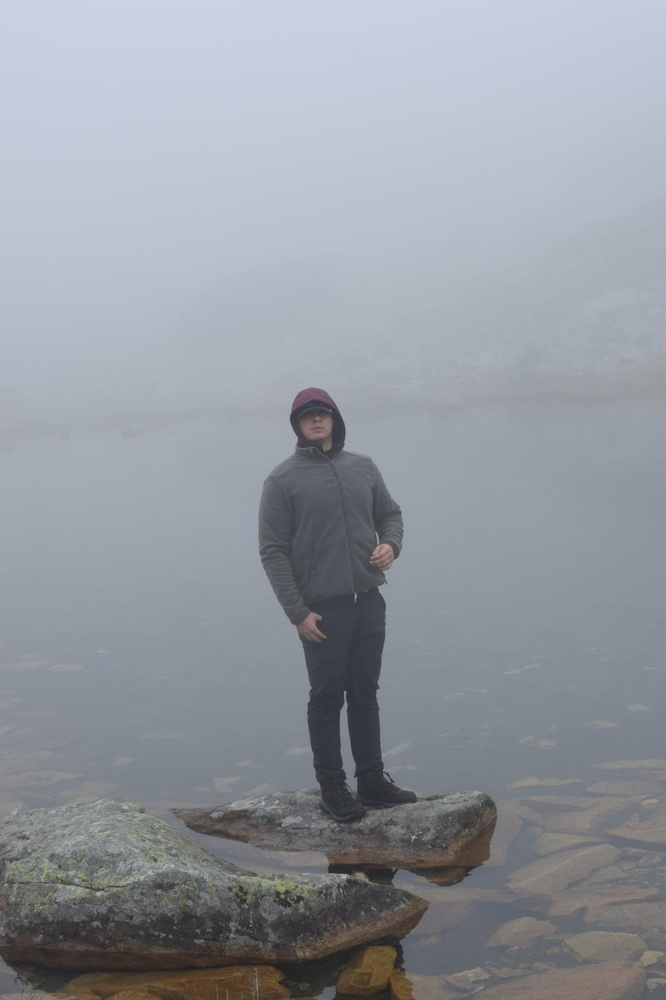
#> input picture test/haze_img1.jpg, 666 x 1000 px, shrunk from 1066 x 1600 before the run
$ python sar_img_gen.py ../test out
#> lines starting #> are read from the running program, lines starting #| are printed output that depends on the picture
import os
import argparse
from PIL import Image, ImageFilter
import numpy as np

"""
Generate a synthetic SAR-like image from an RGB image by converting to grayscale and adding noise.
"""
def generate_sar_image(input_path, output_path, noise_level=25):
#> called with input_path = '../test/haze_img1.jpg', output_path = 'out/./haze_img1.jpg', noise_level = 25
    try:
        print(f"Opening image: {input_path}")
        with Image.open(input_path) as img:
            # Convert to grayscale to simulate SAR
#> img is the input picture: PIL image 666x1000 RGB; mean R, G, B 147, 152.2, 160
            sar_img = img.convert('L')
            # Convert to numpy array for noise addition
            sar_np = np.array(sar_img).astype(np.float32)
            # Add Gaussian noise
            noise = np.random.normal(0, noise_level, sar_np.shape)
            sar_np_noisy = sar_np + noise
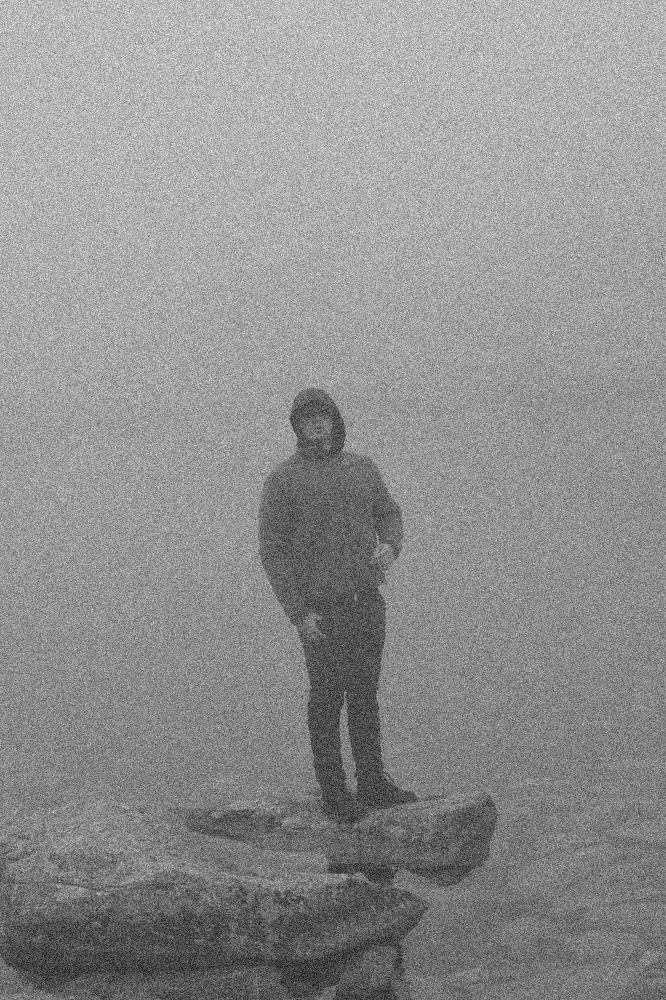
#> sar_np_noisy: shape (1000, 666) float64; min -53.33, max 308, mean 151.6; drawn with min black and max white
            sar_np_noisy = np.clip(sar_np_noisy, 0, 255).astype(np.uint8)
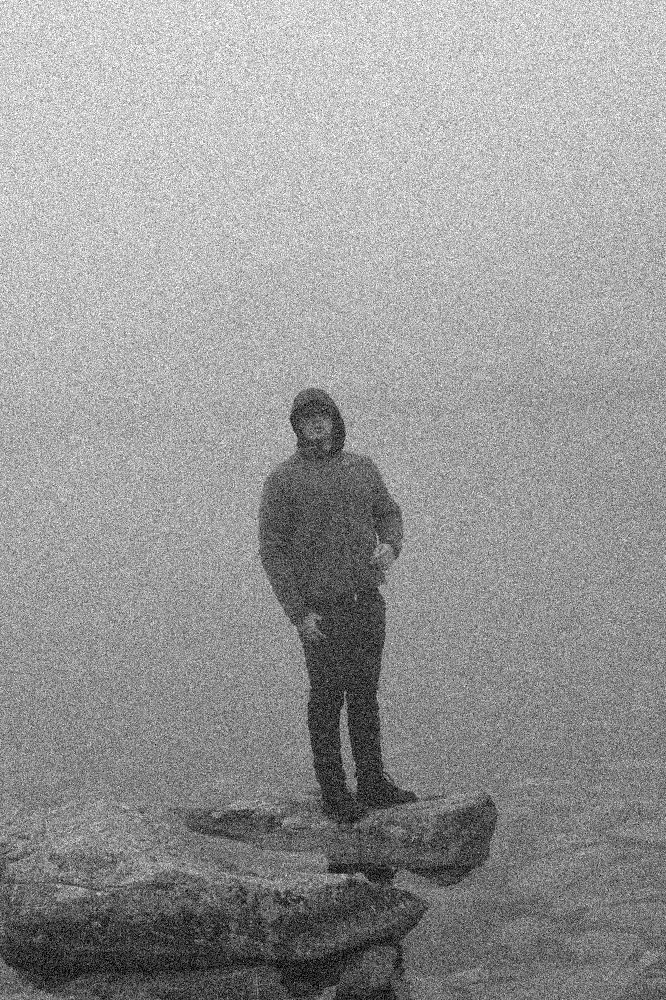
#> sar_np_noisy: shape (1000, 666); min 0, max 255, mean 151.1
            # Convert back to PIL Image
            sar_img_noisy = Image.fromarray(sar_np_noisy)
            # Optionally apply a filter to simulate SAR texture
            sar_img_noisy = sar_img_noisy.filter(ImageFilter.GaussianBlur(radius=1))
            sar_img_noisy.save(output_path)
            print(f"SAR image saved: {output_path}")
    except Exception as e:
        print(f"Error processing {input_path}: {e}")

"""
Process all images in a directory, generating SAR images for each.
"""
def process_directory(input_dir, output_dir, noise_level=25, extensions=None):
    if not os.path.exists(input_dir):
        print(f"Input directory does not exist: {input_dir}")
        return

    if extensions is None:
        extensions = ['.jpg', '.jpeg', '.png', '.bmp', '.tiff']

    os.makedirs(output_dir, exist_ok=True)
    print(f"Processing directory: {input_dir}")

    for root, _, files in os.walk(input_dir):
        rel_path = os.path.relpath(root, input_dir)
        target_dir = os.path.join(output_dir, rel_path)
        os.makedirs(target_dir, exist_ok=True)
        print(f"Entering folder: {root}, found {len(files)} files")

        for filename in files:
            name, ext = os.path.splitext(filename)
            if ext.lower() in extensions:
                input_path = os.path.join(root, filename)
                output_path = os.path.join(target_dir, filename)
                generate_sar_image(input_path, output_path, noise_level)
            else:
                print(f"Skipping non-image file: {filename}")

"""
Main function to parse arguments and start SAR image generation.
"""
def main():
    parser = argparse.ArgumentParser(description="Generate synthetic SAR images from RGB images in a directory.")
    parser.add_argument('input_dir', help='Path to the input directory containing images')
    parser.add_argument('output_dir', help='Path to the output directory for SAR images')
    parser.add_argument('--noise', type=float, default=25, help='Noise level for SAR simulation')
    args = parser.parse_args()

    process_directory(args.input_dir, args.output_dir, noise_level=args.noise)

if __name__ == '__main__':
    main()
